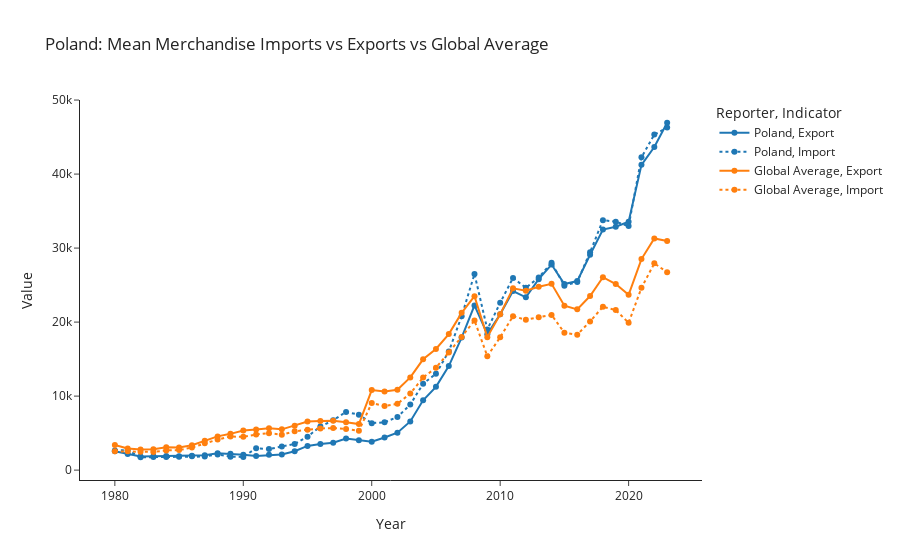

Source (notebook cell):
### Code cell
poland_merchandise = merchandise[merchandise["Reporter"] == "Poland"]

mean_poland_merchandise = (
    poland_merchandise
    .groupby(["Year", "Indicator"], as_index=False)["Value"]
    .mean()
)
mean_poland_merchandise["Reporter"] = "Poland"

mean_global_merchandise = (
    merchandise
    .groupby(["Year", "Indicator"], as_index=False)["Value"]
    .mean()
)
mean_global_merchandise["Reporter"] = "Global Average"


df = pd.concat([mean_poland_merchandise, mean_global_merchandise], ignore_index=True)

fig = px.line(
    df,
    x="Year",
    y="Value",
    color="Reporter",
    line_dash="Indicator",
    markers=True,
    title=f"Poland: Mean Merchandise Imports vs Exports vs Global Average",
    template='simple_white'
)
fig.show()

### Figure 1 — Plotly figure (JSON) as saved in the notebook; plotly's stock layout.template omitted (floating-point values rounded to 4 significant figures)
{"data": [{"hovertemplate": "Reporter=Poland<br>Indicator=Export<br>Year=%{x}<br>Value=%{y}<extra></extra>", "legendgroup": "Poland, Export", "line": {"color": "#1F77B4", "dash": "solid"}, "marker": {"symbol": "circle"}, "mode": "lines+markers", "name": "Poland, Export", "orientation": "v", "showlegend": true, "type": "scatter", "x": [1980, 1981, 1982, 1983, 1984, 1985, 1986, 1987, 1988, 1989, 1990, 1991, 1992, 1993, 1994, 1995, 1996, 1997, 1998, 1999, 2000, 2001, 2002, 2003, 2004, 2005, 2006, 2007, 2008, 2009, 2010, 2011, 2012, 2013, 2014, 2015, 2016, 2017, 2018, 2019, 2020, 2021, 2022, 2023], "xaxis": "x", "y": [2562.0, 2181.0, 1837.0, 1888.0, 1895.0, 1888.0, 1935.0, 2000.0, 2279.0, 2204.0, 2065.0, 1921.0, 2066.0, 2112.0, 2547.0, 3267.0, 3517.0, 3711.0, 4276.0, 4021.0, 3837.0, 4403.0, 5056.0, 6577.0, 9433.0, 11250.0, 14060.0, 17910.0, 22250.0, 18370.0, 21050.0, 24200.0, 23350.0, 25800.0, 27780.0, 25140.0, 25540.0, 29100.0, 32500.0, 32890.0, 33560.0, 41240.0, 43650.0, 46930.0], "yaxis": "y"}, {"hovertemplate": "Reporter=Poland<br>Indicator=Import<br>Year=%{x}<br>Value=%{y}<extra></extra>", "legendgroup": "Poland, Import", "line": {"color": "#1F77B4", "dash": "dot"}, "marker": {"symbol": "circle"}, "mode": "lines+markers", "name": "Poland, Import", "orientation": "v", "showlegend": true, "type": "scatter", "x": [1980, 1981, 1982, 1983, 1984, 1985, 1986, 1987, 1988, 1989, 1990, 1991, 1992, 1993, 1994, 1995, 1996, 1997, 1998, 1999, 2000, 2001, 2002, 2003, 2004, 2005, 2006, 2007, 2008, 2009, 2010, 2011, 2012, 2013, 2014, 2015, 2016, 2017, 2018, 2019, 2020, 2021, 2022, 2023], "xaxis": "x", "y": [2651.0, 2694.0, 1739.0, 1760.0, 1759.0, 1793.0, 1882.0, 1831.0, 2118.0, 1812.0, 1782.0, 2965.0, 2843.0, 3187.0, 3539.0, 4526.0, 5893.0, 6734.0, 7868.0, 7485.0, 6345.0, 6467.0, 7175.0, 8857.0, 11680.0, 13010.0, 16030.0, 20780.0, 26500.0, 19000.0, 22600.0, 25970.0, 24630.0, 26020.0, 28020.0, 24930.0, 25420.0, 29430.0, 33770.0, 33560.0, 32970.0, 42260.0, 45330.0, 46290.0], "yaxis": "y"}, {"hovertemplate": "Reporter=Global Average<br>Indicator=Export<br>Year=%{x}<br>Value=%{y}<extra></extra>", "legendgroup": "Global Average, Export", "line": {"color": "#FF7F0E", "dash": "solid"}, "marker": {"symbol": "circle"}, "mode": "lines+markers", "name": "Global Average, Export", "orientation": "v", "showlegend": true, "type": "scatter", "x": [1980, 1981, 1982, 1983, 1984, 1985, 1986, 1987, 1988, 1989, 1990, 1991, 1992, 1993, 1994, 1995, 1996, 1997, 1998, 1999, 2000, 2001, 2002, 2003, 2004, 2005, 2006, 2007, 2008, 2009, 2010, 2011, 2012, 2013, 2014, 2015, 2016, 2017, 2018, 2019, 2020, 2021, 2022, 2023], "xaxis": "x", "y": [3399.0, 2930.0, 2787.0, 2826.0, 3081.0, 3062.0, 3357.0, 3965.0, 4560.0, 4900.0, 5366.0, 5494.0, 5648.0, 5509.0, 6009.0, 6579.0, 6623.0, 6680.0, 6468.0, 6218.0, 10820.0, 10610.0, 10850.0, 12520.0, 14970.0, 16370.0, 18380.0, 21250.0, 23500.0, 17970.0, 21050.0, 24570.0, 24240.0, 24780.0, 25170.0, 22210.0, 21720.0, 23530.0, 26060.0, 25140.0, 23690.0, 28520.0, 31310.0, 30950.0], "yaxis": "y"}, {"hovertemplate": "Reporter=Global Average<br>Indicator=Import<br>Year=%{x}<br>Value=%{y}<extra></extra>", "legendgroup": "Global Average, Import", "line": {"color": "#FF7F0E", "dash": "dot"}, "marker": {"symbol": "circle"}, "mode": "lines+markers", "name": "Global Average, Import", "orientation": "v", "showlegend": true, "type": "scatter", "x": [1980, 1981, 1982, 1983, 1984, 1985, 1986, 1987, 1988, 1989, 1990, 1991, 1992, 1993, 1994, 1995, 1996, 1997, 1998, 1999, 2000, 2001, 2002, 2003, 2004, 2005, 2006, 2007, 2008, 2009, 2010, 2011, 2012, 2013, 2014, 2015, 2016, 2017, 2018, 2019, 2020, 2021, 2022, 2023], "xaxis": "x", "y": [2540.0, 2540.0, 2473.0, 2462.0, 2664.0, 2709.0, 3052.0, 3618.0, 4139.0, 4543.0, 4502.0, 4815.0, 4997.0, 4786.0, 5237.0, 5464.0, 5629.0, 5678.0, 5568.0, 5314.0, 9062.0, 8649.0, 8968.0, 10350.0, 12510.0, 13820.0, 15900.0, 18000.0, 20220.0, 15390.0, 17950.0, 20810.0, 20320.0, 20650.0, 20970.0, 18560.0, 18310.0, 20100.0, 22080.0, 21620.0, 19900.0, 24630.0, 27940.0, 26740.0], "yaxis": "y"}], "layout": {"legend": {"title": {"text": "Reporter, Indicator"}, "tracegroupgap": 0}, "title": {"text": "Poland: Mean Merchandise Imports vs Exports vs Global Average"}, "xaxis": {"anchor": "y", "domain": [0, 1], "title": {"text": "Year"}}, "yaxis": {"anchor": "x", "domain": [0, 1], "title": {"text": "Value"}}}}
